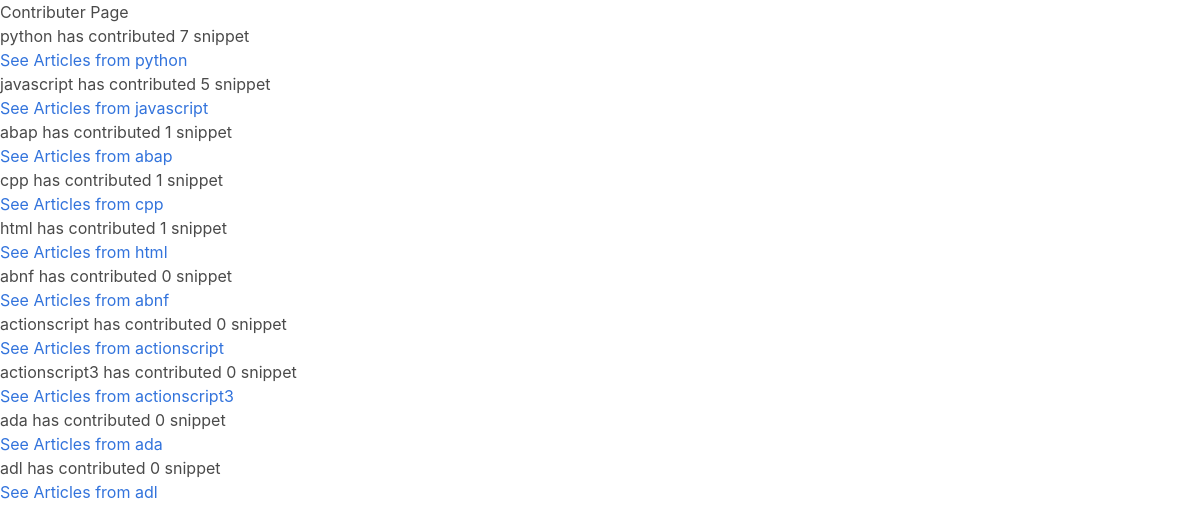
Page /languages/ on the committed database.
### snippets/models.py (models this page shows, shortened)
class Snippet(models.Model):
    title=models.CharField(max_length=500)
    coder=models.ForeignKey(CustomUser,on_delete=models.CASCADE)
    description=CKEditor5Field(blank=True,null=True)
    description_html=models.TextField(editable=False)
    code=models.TextField()
    highlighted_code=models.TextField(editable=False)
    tags=TagField()
    publication_date=models.DateTimeField(editable=False)
    updated_date=models.DateTimeField(editable=False)
    language = models.CharField(choices=LANGUAGE_CHOICES, default='python', max_length=100)
    style = models.CharField(choices=STYLE_CHOICES, default='friendly', max_length=100)
    class Meta:
        ordering=['-publication_date']

### snippets/views.py (the view)
# urls.py: path('languages/',TopLanguages.as_view(),name='languages'),
class TopLanguages(TemplateView):
    template_name='snippets/languages.html'
    def get_context_data(self,**kwargs):
        LEXERS = [item for item in get_all_lexers() if item[1]]
        LANGUAGE_CHOICES = sorted([(item[1][0], item[0]) for item in LEXERS])
        context=super().get_context_data(**kwargs)
        languages_and_counts={}
        for lang,lang_name in LANGUAGE_CHOICES:
            count=Snippet.objects.filter(language=lang).count()
            languages_and_counts[lang]=count
        languages_and_counts=sorted(languages_and_counts.items(),key=lambda item:item[1],reverse=True)
        context['total_langs']=languages_and_counts
        return context

### templates/snippets/languages.html (shortened to what this page needs)
{% extends  'base.html' %}
{% block content %}
Contributer Page
<div class="langplusdata">
    <div class="languages">
        {% for lang,count in total_langs %}
        {% if not count == 0 or forloop.counter0 < 10 %}
        <div>
            <p>  {{lang}} has contributed {{count}} snippet </p>
            <a href='{% url "detail_lang" lang %}'> See Articles from {{lang}} </a>
        </div>
        {% endif %}
        {% endfor %}
    </div>
</div>
{% endblock content %}

### static/css/base.css (style rules this page uses)
html { --scrollbarBG: #CFD8DC; --thumbBG: black; }
* { scrollbar-width: 0px; scrollbar-color: var(--thumbBG) var(--scrollbarBG); }

### rows in the picture
Snippet: style "abap", coder "1"
Snippet: lang "cpp", count "1"
Snippet: lang "html", count "1"

### other values in the picture
{{ lang }} "python" "javascript" "abnf" "actionscript" "actionscript3" "ada" "adl"
{{ count }} "7" "5" "0" "0" "0" "0" "0"
